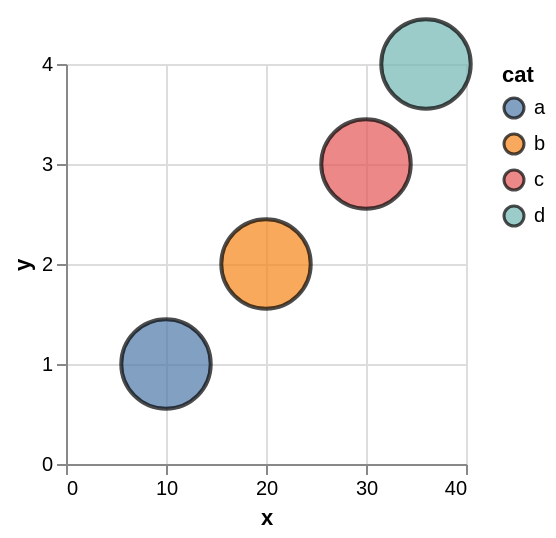

The Vega-Lite source for this figure:
### Vega-Lite specification from a JSON file in a GitHub repository (floating-point values rounded to 4 significant figures)
{"$schema": "https://vega.github.io/schema/vega-lite/v5.json", "data": {"values": [{"cat": "a", "val": 1, "x": 10, "y": 1}, {"cat": "b", "val": 2, "x": 20, "y": 2}, {"cat": "c", "val": 3, "x": 30, "y": 3}, {"cat": "d", "val": 4, "x": 36, "y": 4}]}, "encoding": {"color": {"field": "cat", "type": "nominal"}, "size": {"value": 2000}, "x": {"field": "x", "type": "quantitative"}, "y": {"field": "y", "type": "quantitative"}}, "height": 200, "mark": {"stroke": "black", "type": "circle"}, "width": 200}
